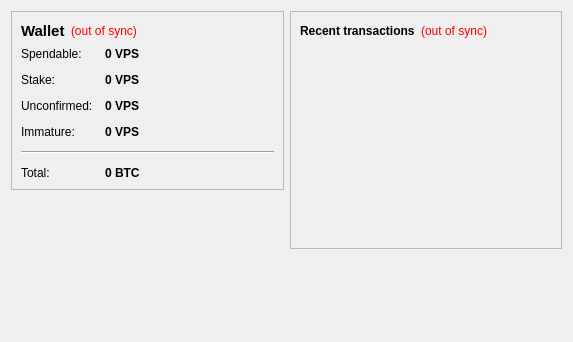
<?xml version="1.0" encoding="UTF-8"?>
<ui version="4.0">
 <class>OverviewPage</class>
 <widget class="QWidget" name="OverviewPage">
  <property name="geometry">
   <rect>
    <x>0</x>
    <y>0</y>
    <width>573</width>
    <height>342</height>
   </rect>
  </property>
  <property name="windowTitle">
   <string>Form</string>
  </property>
  <layout class="QHBoxLayout" name="horizontalLayout" stretch="1,1">
   <item>
    <layout class="QVBoxLayout" name="verticalLayout_2">
     <item>
      <widget class="QFrame" name="frame">
       <property name="frameShape">
        <enum>QFrame::StyledPanel</enum>
       </property>
       <property name="frameShadow">
        <enum>QFrame::Raised</enum>
       </property>
       <layout class="QVBoxLayout" name="verticalLayout_4">
        <item>
         <layout class="QHBoxLayout" name="horizontalLayout_4">
          <item>
           <widget class="QLabel" name="label_5">
            <property name="font">
             <font>
              <pointsize>11</pointsize>
              <weight>75</weight>
              <bold>true</bold>
             </font>
            </property>
            <property name="text">
             <string>Wallet</string>
            </property>
           </widget>
          </item>
          <item>
           <widget class="QLabel" name="labelWalletStatus">
            <property name="toolTip">
             <string>The displayed information may be out of date. Your wallet automatically synchronizes with the VPSCoin network after a connection is established, but this process has not completed yet.</string>
            </property>
            <property name="styleSheet">
             <string notr="true">QLabel { color: red; }</string>
            </property>
            <property name="text">
             <string notr="true">(out of sync)</string>
            </property>
            <property name="alignment">
             <set>Qt::AlignLeading|Qt::AlignLeft|Qt::AlignVCenter</set>
            </property>
           </widget>
          </item>
          <item>
           <spacer name="horizontalSpacer_2">
            <property name="orientation">
             <enum>Qt::Horizontal</enum>
            </property>
            <property name="sizeHint" stdset="0">
             <size>
              <width>40</width>
              <height>20</height>
             </size>
            </property>
           </spacer>
          </item>
         </layout>
        </item>
        <item>
         <layout class="QFormLayout" name="formLayout_2">
          <property name="fieldGrowthPolicy">
           <enum>QFormLayout::AllNonFixedFieldsGrow</enum>
          </property>
          <property name="horizontalSpacing">
           <number>12</number>
          </property>
          <property name="verticalSpacing">
           <number>12</number>
          </property>
          <item row="0" column="0">
           <widget class="QLabel" name="label">
            <property name="text">
             <string>Spendable:</string>
            </property>
           </widget>
          </item>
          <item row="0" column="1">
           <widget class="QLabel" name="labelBalance">
            <property name="font">
             <font>
              <weight>75</weight>
              <bold>true</bold>
             </font>
            </property>
            <property name="cursor">
             <cursorShape>IBeamCursor</cursorShape>
            </property>
            <property name="toolTip">
             <string>Your current spendable balance</string>
            </property>
            <property name="text">
             <string notr="true">0 VPS</string>
            </property>
            <property name="textInteractionFlags">
             <set>Qt::LinksAccessibleByMouse|Qt::TextSelectableByKeyboard|Qt::TextSelectableByMouse</set>
            </property>
           </widget>
          </item>
          <item row="1" column="0">
           <widget class="QLabel" name="label_6">
            <property name="text">
             <string>Stake:</string>
            </property>
           </widget>
          </item>
          <item row="1" column="1">
           <widget class="QLabel" name="labelStake">
            <property name="font">
             <font>
              <weight>75</weight>
              <bold>true</bold>
             </font>
            </property>
            <property name="cursor">
             <cursorShape>IBeamCursor</cursorShape>
            </property>
            <property name="toolTip">
             <string>Total of coins that was staked, and do not yet count toward the current balance</string>
            </property>
            <property name="text">
             <string notr="true">0 VPS</string>
            </property>
            <property name="textInteractionFlags">
             <set>Qt::LinksAccessibleByMouse|Qt::TextSelectableByKeyboard|Qt::TextSelectableByMouse</set>
            </property>
           </widget>
          </item>
          <item row="2" column="0">
           <widget class="QLabel" name="label_3">
            <property name="text">
             <string>Unconfirmed:</string>
            </property>
           </widget>
          </item>
          <item row="2" column="1">
           <widget class="QLabel" name="labelUnconfirmed">
            <property name="font">
             <font>
              <weight>75</weight>
              <bold>true</bold>
             </font>
            </property>
            <property name="cursor">
             <cursorShape>IBeamCursor</cursorShape>
            </property>
            <property name="toolTip">
             <string>Total of transactions that have yet to be confirmed, and do not yet count toward the current balance</string>
            </property>
            <property name="text">
             <string notr="true">0 VPS</string>
            </property>
            <property name="textInteractionFlags">
             <set>Qt::LinksAccessibleByMouse|Qt::TextSelectableByKeyboard|Qt::TextSelectableByMouse</set>
            </property>
           </widget>
          </item>
          <item row="3" column="0">
           <widget class="QLabel" name="labelImmatureText">
            <property name="text">
             <string>Immature:</string>
            </property>
           </widget>
          </item>
          <item row="3" column="1">
           <widget class="QLabel" name="labelImmature">
            <property name="font">
             <font>
              <weight>75</weight>
              <bold>true</bold>
             </font>
            </property>
            <property name="toolTip">
             <string>Mined balance that has not yet matured</string>
            </property>
            <property name="text">
             <string notr="true">0 VPS</string>
            </property>
            <property name="textInteractionFlags">
             <set>Qt::LinksAccessibleByMouse|Qt::TextSelectableByKeyboard|Qt::TextSelectableByMouse</set>
            </property>
           </widget>
          </item>
          <item row="4" column="0" colspan="2">
           <widget class="Line" name="line">
            <property name="orientation">
             <enum>Qt::Horizontal</enum>
            </property>
           </widget>
          </item>
          <item row="5" column="0">
           <widget class="QLabel" name="labelTotalText">
            <property name="text">
             <string>Total:</string>
            </property>
           </widget>
          </item>
          <item row="5" column="1">
           <widget class="QLabel" name="labelTotal">
            <property name="font">
             <font>
              <weight>75</weight>
              <bold>true</bold>
             </font>
            </property>
            <property name="cursor">
             <cursorShape>IBeamCursor</cursorShape>
            </property>
            <property name="toolTip">
             <string>Your current total balance</string>
            </property>
            <property name="text">
             <string notr="true">0 BTC</string>
            </property>
            <property name="textInteractionFlags">
             <set>Qt::LinksAccessibleByMouse|Qt::TextSelectableByKeyboard|Qt::TextSelectableByMouse</set>
            </property>
           </widget>
          </item>
         </layout>
        </item>
       </layout>
      </widget>
     </item>
     <item>
      <spacer name="verticalSpacer_3">
       <property name="orientation">
        <enum>Qt::Vertical</enum>
       </property>
       <property name="sizeHint" stdset="0">
        <size>
         <width>20</width>
         <height>40</height>
        </size>
       </property>
      </spacer>
     </item>
     <item>
      <widget class="QLabel" name="label_2">
       <property name="text">
        <string/>
       </property>
       <property name="pixmap">
        <pixmap resource="../bitcoin.qrc">:/images/backg</pixmap>
       </property>
       <property name="scaledContents">
        <bool>false</bool>
       </property>
       <property name="alignment">
        <set>Qt::AlignCenter</set>
       </property>
      </widget>
     </item>
     <item>
      <spacer name="verticalSpacer">
       <property name="orientation">
        <enum>Qt::Vertical</enum>
       </property>
       <property name="sizeHint" stdset="0">
        <size>
         <width>20</width>
         <height>40</height>
        </size>
       </property>
      </spacer>
     </item>
    </layout>
   </item>
   <item>
    <layout class="QVBoxLayout" name="verticalLayout_3">
     <item>
      <widget class="QFrame" name="frame_2">
       <property name="frameShape">
        <enum>QFrame::StyledPanel</enum>
       </property>
       <property name="frameShadow">
        <enum>QFrame::Raised</enum>
       </property>
       <layout class="QVBoxLayout" name="verticalLayout">
        <item>
         <layout class="QHBoxLayout" name="horizontalLayout_2">
          <item>
           <widget class="QLabel" name="label_4">
            <property name="text">
             <string>&lt;b&gt;Recent transactions&lt;/b&gt;</string>
            </property>
           </widget>
          </item>
          <item>
           <widget class="QLabel" name="labelTransactionsStatus">
            <property name="toolTip">
             <string>The displayed information may be out of date. Your wallet automatically synchronizes with the VPSCoin network after a connection is established, but this process has not completed yet.</string>
            </property>
            <property name="styleSheet">
             <string notr="true">QLabel { color: red; }</string>
            </property>
            <property name="text">
             <string notr="true">(out of sync)</string>
            </property>
            <property name="alignment">
             <set>Qt::AlignRight|Qt::AlignTrailing|Qt::AlignVCenter</set>
            </property>
           </widget>
          </item>
          <item>
           <spacer name="horizontalSpacer">
            <property name="orientation">
             <enum>Qt::Horizontal</enum>
            </property>
            <property name="sizeHint" stdset="0">
             <size>
              <width>40</width>
              <height>20</height>
             </size>
            </property>
           </spacer>
          </item>
         </layout>
        </item>
        <item>
         <widget class="QListView" name="listTransactions">
          <property name="styleSheet">
           <string notr="true">QListView { background: transparent; }</string>
          </property>
          <property name="frameShape">
           <enum>QFrame::NoFrame</enum>
          </property>
          <property name="verticalScrollBarPolicy">
           <enum>Qt::ScrollBarAlwaysOff</enum>
          </property>
          <property name="horizontalScrollBarPolicy">
           <enum>Qt::ScrollBarAlwaysOff</enum>
          </property>
          <property name="selectionMode">
           <enum>QAbstractItemView::NoSelection</enum>
          </property>
         </widget>
        </item>
       </layout>
      </widget>
     </item>
     <item>
      <spacer name="verticalSpacer_2">
       <property name="orientation">
        <enum>Qt::Vertical</enum>
       </property>
       <property name="sizeHint" stdset="0">
        <size>
         <width>20</width>
         <height>40</height>
        </size>
       </property>
      </spacer>
     </item>
    </layout>
   </item>
  </layout>
 </widget>
 <resources>
  <include location="../bitcoin.qrc"/>
 </resources>
 <connections/>
</ui>
